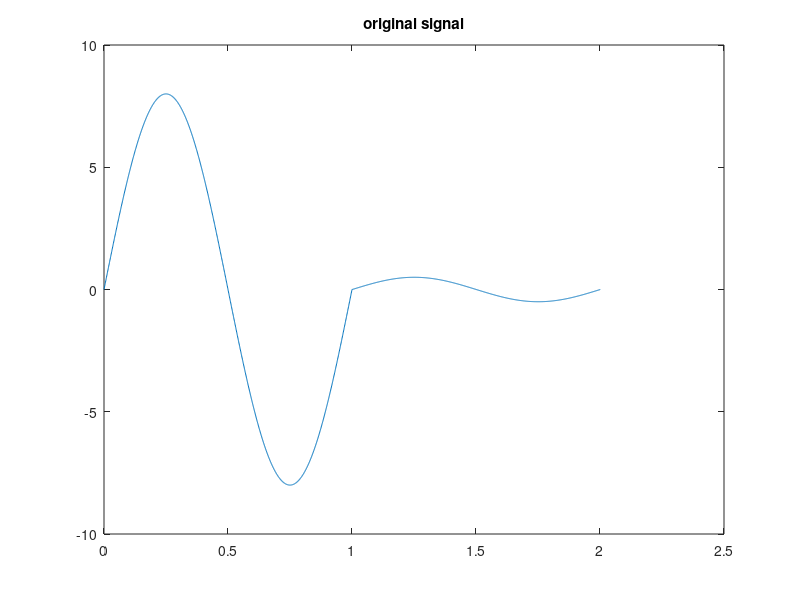
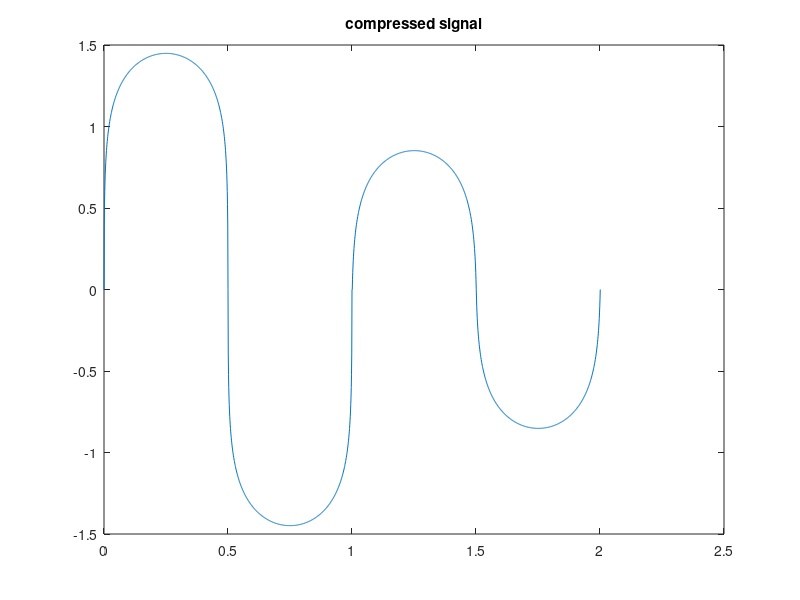
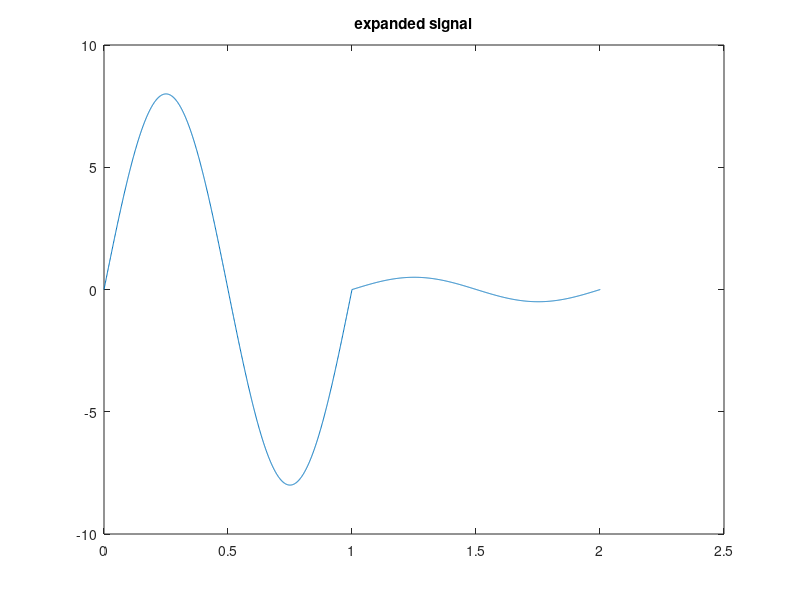
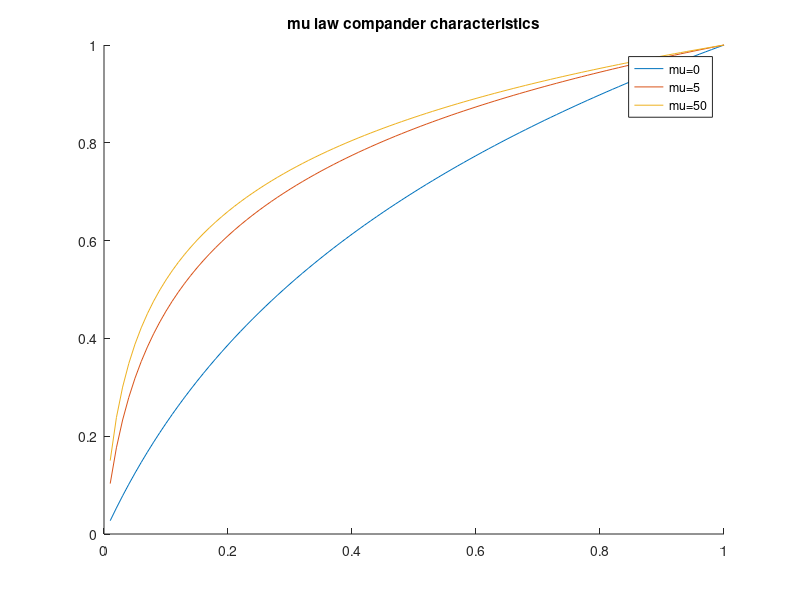

MATLAB code for these plots, in order:
clc;
clear all;
close all;
fm=1;
a1=8;
a2=0.5;
ts=1/(1000*fm);
t=0:ts:1;
s1=a1*sin(2*pi*fm*t);
s2=a2*sin(2*pi*fm*t);
signal=[s1 s2];
t1=0:ts:(2+ts);
plot(t1,signal);
title('original signal');
mu=100;
norm_signal=(1/max(signal))*signal;
signal_compress=(log(1+mu*abs(signal))./(log(1+mu)).*sign(signal));
figure;
plot(t1,signal_compress);
title('compressed signal');
signal_expand=((1/mu)*(((1+mu).^abs(signal_compress))-1).*sign(signal_compress));
figure;
plot(t1,signal_expand);
title('expanded signal');
mu=[0 5 50 100];
rand_signal=0:0.01:1;
figure;
for i=1:length(mu)
    if(mu(i)==0)
        rand_signal_compress=rand_signal;
        hold on;
    else
        rand_signal_compress=(log(1+mu(i)*abs(rand_signal)))./(log(1+mu(i)).*sign(rand_signal));
        plot(rand_signal,rand_signal_compress);
        hold on;
    end
end
legend('mu=0','mu=5','mu=50','mu=100');
title('mu law compander characteristics');
a=max(abs(rand_signal_compress));
